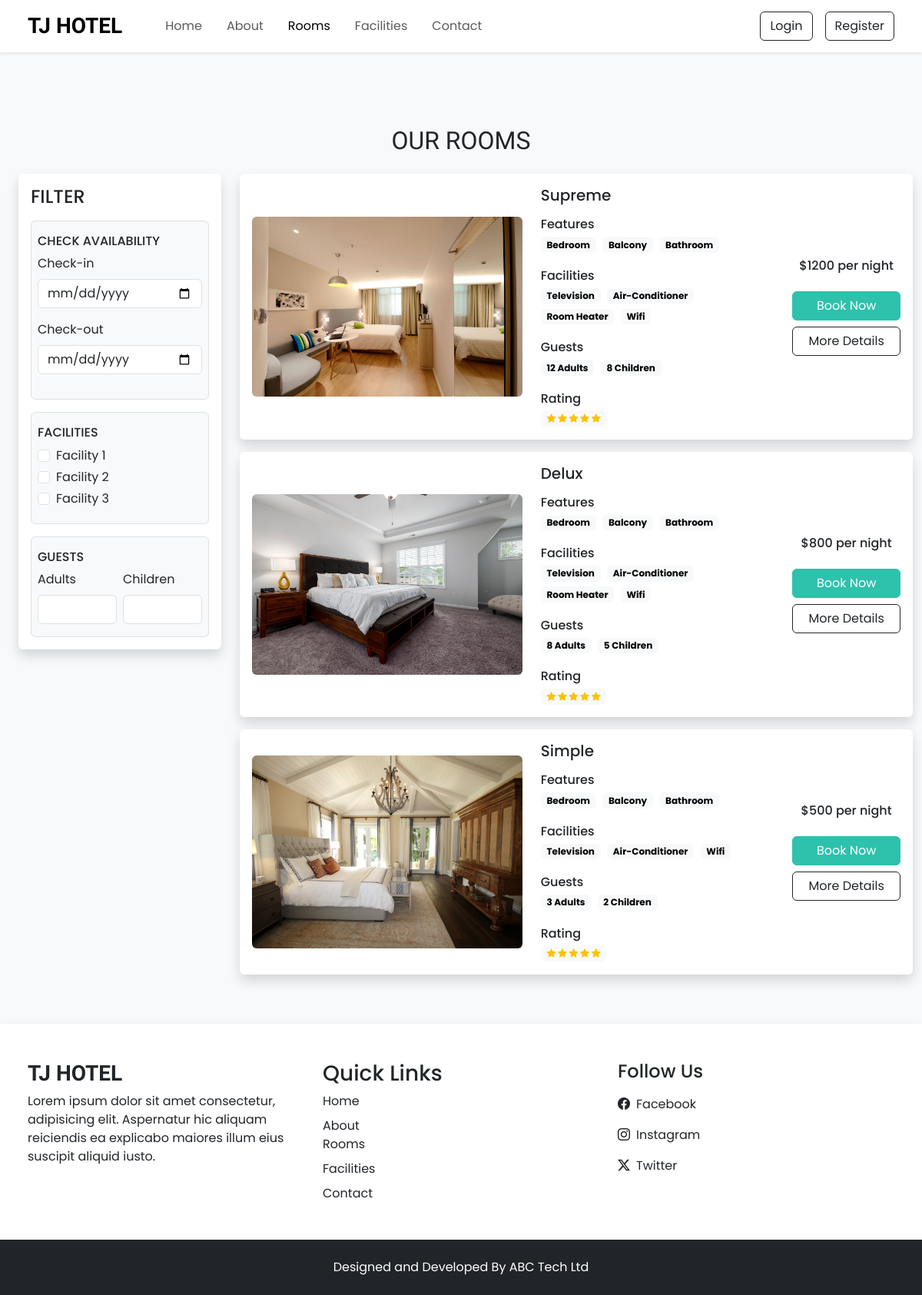
Screenshot of /rooms with the database file from the repository.
### tables this page shows
CREATE TABLE `rooms` (
  `id` int(11) NOT NULL,
  `name` varchar(500) DEFAULT NULL,
  `area` float DEFAULT NULL,
  `price` float DEFAULT NULL,
  `quantity` int(50) DEFAULT NULL,
  `adult` int(11) DEFAULT NULL,
  `children` int(11) DEFAULT NULL,
  `description` varchar(500) DEFAULT NULL,
  `status` tinyint(4) NOT NULL DEFAULT 1,
  `removed` tinyint(4) NOT NULL DEFAULT 0
);

CREATE TABLE `room_image` (
  `id` int(11) NOT NULL,
  `room_id` int(50) NOT NULL,
  `image` varchar(100) NOT NULL,
  `thumb` tinyint(4) NOT NULL DEFAULT 0
);

CREATE TABLE `features` (
  `id` int(11) NOT NULL,
  `feature_name` varchar(100) DEFAULT NULL
);

CREATE TABLE `facilities` (
  `id` int(11) NOT NULL,
  `facility_icon` varchar(100) DEFAULT NULL,
  `facility_name` varchar(100) DEFAULT NULL,
  `facility_desc` varchar(500) DEFAULT NULL
);

### admin/inc/config.php (called while the page is built, shortened)
<?php
function select($sql, $data_types, $values)
{
    $conn = $GLOBALS['conn'];
    $res = $conn->prepare($sql);
    $res->bind_param($data_types, ...$values);
    if($res->execute())
    {
        $result = $res->get_result();
        return $result;
    }
    else
    {
        $error = "Query execution failed - Select";
        $res->close();
        return $error;
    }
}
?>

### rooms.php (the view, shortened to what this page needs)
<?php
 require "top.php";
?>
<section class="py-5">
    <div class="container-fluid">
        <h2 class="h-font text-center mt-5 mb-4">OUR ROOMS</h2>
        <div class="row">
            <div class="col-lg-3 mb-3 ps-lg-4">
                <nav class="navbar navbar-expand-lg bg-white shadow rounded p-3">
                    <div class="container-fluid flex-row flex-lg-column align-items-baseline p-0">
                        <h4 class="my-0">FILTER</h4>
                        <div class="collapse navbar-collapse flex-column align-items-stretch w-100" id="filterDropdown">
                            <div class="border bg-light py-3 px-2 mt-3 rounded">
                                <h4 class="mb-2" style="font-size: 16px;">CHECK AVAILABILITY</h4>
                                <div class="mb-3">
                                   <label for="" class="form-label">Check-in</label>
                                   <input type="date" class="form-control shadow-none" name="name">
                                </div>
                                <div class="mb-3">
                                   <label for="" class="form-label">Check-out</label>
                                   <input type="date" class="form-control shadow-none" name="name">
                                </div>
                            </div>
                            <div class="border bg-light py-3 px-2 mt-3 rounded">
                                <h4 class="mb-2" style="font-size: 16px;">FACILITIES</h4>
                                <div class="d-flex gap-2 mb-1">
                                   <input type="checkbox" class="form-check-input shadow-none" id="f1" name="name">
                                   <label for="f1" class="form-label m-0">Facility 1</label>
                                </div>
                                <div class="d-flex gap-2 mb-1">
                                   <input type="checkbox" class="form-check-input shadow-none" id="f2" name="name">
                                   <label for="f2" class="form-label m-0">Facility 2</label>
                                </div>
                                <div class="d-flex gap-2 mb-1">
                                   <input type="checkbox" class="form-check-input shadow-none" id="f3" name="name">
                                   <label for="f3" class="form-label m-0">Facility 3</label>
                                </div>
                            </div>
                            <div class="border bg-light py-3 px-2 mt-3 rounded">
                                <h4 class="mb-2" style="font-size: 16px;">GUESTS</h4>
                                <div class="d-flex gap-2">
                                    <div>
                                      <label for="" class="form-label">Adults</label>
                                      <input type="number" class="form-control shadow-none" name="name">
                                    </div>
                                    <div>
                                      <label for="" class="form-label">Children</label>
                                      <input type="number" class="form-control shadow-none" name="name">
                                    </div>
                                </div>
                            </div>
                        </div>
                    </div>
                </nav>
            </div>
            <div class="col-lg-9">
             <div class="rooms-card">
                <?php
                  $room_sql = "SELECT * FROM `rooms` WHERE `status` = ? AND `removed` = ? ORDER BY `id` DESC";
                  $room_res = select($room_sql, "ii", [1,0]);
                  if($room_res->num_rows > 0)
                  {
                    while($room_row = $room_res->fetch_assoc())
                    {
                      ?>
                      <div class="card mb-3 border-0 shadow bg-white p-3">
                          <div class="row g-0 align-items-center">
                              <?php
                                $thumbnail_q = "SELECT * FROM `room_image` WHERE `room_id` = '{$room_row['id']}' AND `thumb` = '1'";
                                $thumbnail_res = mysqli_query($conn, $thumbnail_q);
                                if(mysqli_num_rows($thumbnail_res) > 0)
                                {
                                  $thumbnail_row = mysqli_fetch_assoc($thumbnail_res);
                                  $thumbnail = $thumbnail_row['image'];
                                }
                                else
                                {
                                  $thumbnail = "thumbnail.jpg";
                                }
                              ?>
                              <div class="col-lg-5">
                                <img src="<?= IMAGE_PATH ?>rooms/<?= $thumbnail ?>" class="img-fluid rounded">
                              </div>
                              <div class="col-lg-5 mt-4 mt-lg-0 px-lg-4">
                                  <h5 class="mb-3"><?= $room_row['name'] ?></h5>
                                  <div class="features mb-3">
                                      <h6 class="mb-1">Features</h6>
                                      <?php
                                        $features_q = "SELECT `features`.`feature_name` FROM `features`
                                                      INNER JOIN `room_features`
                                                      ON `features`.`id` = `room_features`.`feature_id`
                                                      WHERE `room_features`.`room_id` = '{$room_row['id']}'";
                                        $features_res = mysqli_query($conn, $features_q);
                                        while($features_row = mysqli_fetch_assoc($features_res))
                                        {
                                          ?>
                                            <span class="badge text-bg-light text-wrap me-1 mb-1"><?= $features_row['feature_name'] ?></span>
                                          <?php
                                        }
                                      ?>
                                  </div>
                                  <div class="facility mb-3">
                                      <h6 class="mb-1">Facilities</h6>
                                      <?php
                                        $facilities_q = "SELECT `facilities`.`facility_name` FROM `facilities`
                                                      INNER JOIN `room-facilities`
                                                      ON `facilities`.`id` = `room-facilities`.`facilities_id`
                                                      WHERE `room-facilities`.`room_id` = '{$room_row['id']}'";
                                        $facilities_res = mysqli_query($conn, $facilities_q);
                                        while($facilities_row = mysqli_fetch_assoc($facilities_res))
                                        {
                                          ?>
                                            <span class="badge text-bg-light text-wrap me-1 mb-1"><?= $facilities_row['facility_name'] ?></span>
                                          <?php
                                        }
                                      ?>
                                  </div>
                                  <div class="facility mb-3">
                                      <h6 class="mb-1">Guests</h6>
                                      <span class="badge text-bg-light text-wrap me-1 mb-1"><?= $room_row['adult'] ?> Adults</span>
                                      <span class="badge text-bg-light text-wrap me-1 mb-1"><?= $room_row['children'] ?> Children</span>
                                  </div>
                                  <div class="rating">
                                      <h6 class="mb-1">Rating</h6>
                                      <span class="badge text-bg-light text-wrap">
                                          <i class="bi bi-star-fill text-warning"></i>
                                          <i class="bi bi-star-fill text-warning"></i>
                                          <i class="bi bi-star-fill text-warning"></i>
                                          <i class="bi bi-star-fill text-warning"></i>
                                          <i class="bi bi-star-fill text-warning"></i>
                                      </span>
                                  </div>
                              </div>
                              <div class="col-lg-2 mt-3 mt-lg-0">
                                  <div class="text-center">
                                      <h6 class="mb-4">$<?= $room_row['price'] ?> per night</h6>
                                      <a href="#" class="btn text-white custom-bg d-inline-block w-100 mb-2">Book Now</a>
                                      <a href="room-details?id=<?= $room_row['id'] ?>" class="btn btn-outline-dark d-inline-block w-100">More Details</a>
                                  </div>
                              </div>
                          </div>
                      </div>
                      <?php
                    }
                  }
                ?>
             </div>
            </div>
        </div>
    </div>
</section>
<?php
 require "footer.php";
?>

### top.php (shortened to what this page needs)
<?php
    require "admin/inc/config.php";
    $sql = "SELECT * FROM `contacts_det` WHERE `id` = ?";
    $data_types = 'i';
    $values = [1];
    $contact_res = select($sql, $data_types, $values);
    $contact_row = $contact_res->fetch_assoc();
?>
<!DOCTYPE html>
<html lang="en">
<head>
    <link rel="stylesheet" href="assets/css/style.css">
    <link href="https://cdn.jsdelivr.net/npm/bootstrap@5.3.3/dist/css/bootstrap.min.css" rel="stylesheet">
    <link rel="stylesheet" href="https://cdn.jsdelivr.net/npm/bootstrap-icons@1.11.3/font/bootstrap-icons.min.css">
    <link rel="stylesheet" href="https://cdn.jsdelivr.net/npm/swiper@11/swiper-bundle.min.css" />
</head>
<body class="bg-light">
    <nav id="nav-bar" class="navbar navbar-expand-lg bg-white px-lg-4 py-lg-2 shadow-sm sticky-top">
        <div class="container-fluid">
            <a class="navbar-brand h-font fs-3 fw-bold me-5" href="index">TJ HOTEL</a>
            <div class="collapse navbar-collapse" id="navbarSupportedContent">
                <ul class="navbar-nav me-auto mb-2 mb-lg-0">
                    <li class="nav-item">
                      <a class="nav-link me-3" href="index">Home</a>
                    </li>
                    <li class="nav-item">
                      <a class="nav-link me-3" href="about">About</a>
                    </li>
                    <li class="nav-item">
                    <a class="nav-link me-3" href="rooms">Rooms</a>
                    </li>
                    <li class="nav-item">
                    <a class="nav-link me-3" href="facilities">Facilities</a>
                    </li>
                    <li class="nav-item">
                    <a class="nav-link" href="contact">Contact</a>
                    </li>
                </ul>
                <div class="d-flex align-items-center gap-2 gap-lg-3">
                    <button class="btn btn-outline-dark shadow-none" data-bs-toggle="modal" data-bs-target="#loginModal">Login</button>
                    <button class="btn btn-outline-dark shadow-none" data-bs-toggle="modal" data-bs-target="#registerModal">Register</button>
                </div>
            </div>
        </div>
    </nav>

### footer.php (shortened to what this page needs)
    <section class="footer py-5 bg-white shadow px-lg-4">
        <div class="container-fluid">
            <div class="row">
                <div class="col-md-4">
                    <h3 class="h-font fw-bold mb-2">TJ HOTEL</h3>
                    <p>Lorem ipsum dolor sit amet consectetur, adipisicing elit. Aspernatur hic aliquam reiciendis ea explicabo maiores illum eius suscipit aliquid iusto.</p>
                </div>
                <div class="col-md-4">
                    <h3>Quick Links</h3>
                    <a href="index" class="text-decoration-none d-inline-block mb-2 text-dark">Home</a> <br>
                    <a href="about" class="text-decoration-none d-inline-block text-dark">About</a> <br>
                    <a href="rooms" class="text-decoration-none d-inline-block mb-2 text-dark">Rooms</a> <br>
                    <a href="facilities" class="text-decoration-none d-inline-block mb-2 text-dark">Facilities</a> <br>
                    <a href="contact" class="text-decoration-none d-inline-block text-dark">Contact</a>
                </div>
                <div class="col-md-4">
                        <h4>Follow Us</h4>
                        <a href="<?= $contact_row['fb'] ?>" target="_blank" class="d-flex align-items-center mt-3 text-decoration-none text-dark">
                            <i class="bi bi-facebook me-2"></i>
                            Facebook
                        </a>
                        <a href="<?= $contact_row['insta'] ?>" target="_blank" class="d-flex align-items-center mt-3 text-decoration-none text-dark">
                            <i class="bi bi-instagram me-2"></i>
                            Instagram
                        </a>
                        <a href="<?= $contact_row['tw'] ?>" target="_blank" class="d-flex align-items-center my-3 text-decoration-none text-dark">
                            <i class="bi bi-twitter-x me-2"></i>
                            Twitter
                        </a>
                </div>
            </div>
        </div>
    </section>
    <section class="copyright py-4 bg-dark text-white">
        <div class="container">
            <p class="my-0 text-center">Designed and Developed By ABC Tech Ltd</p>
        </div>
    </section>
</body>
</html>

### assets/css/style.css (style rules this page uses)
* { margin: 0; padding: 0; box-sizing: border-box; font-family: "Poppins", serif; }
:root { --teal: #2ec1ac; --teal-hover: #279e8c; }
.h-font { font-family: "Merienda", serif; }
input[type=number] { -moz-appearance: textfield; }

### rows the page displays
rooms: room_image.image (picture), name "Supreme", adult "12", children "8", price "1200"
features: feature_name "Bedroom"
features: feature_name "Balcony"
features: feature_name "Bathroom"
facilities: facility_name "Television"
facilities: facility_name "Air-Conditioner"
facilities: facility_name "Room Heater"
facilities: facility_name "Wifi"
rooms: room_image.image (picture), name "Delux", adult "8", children "5", price "800"
rooms: room_image.image (picture), name "Simple", adult "3", children "2", price "500"
